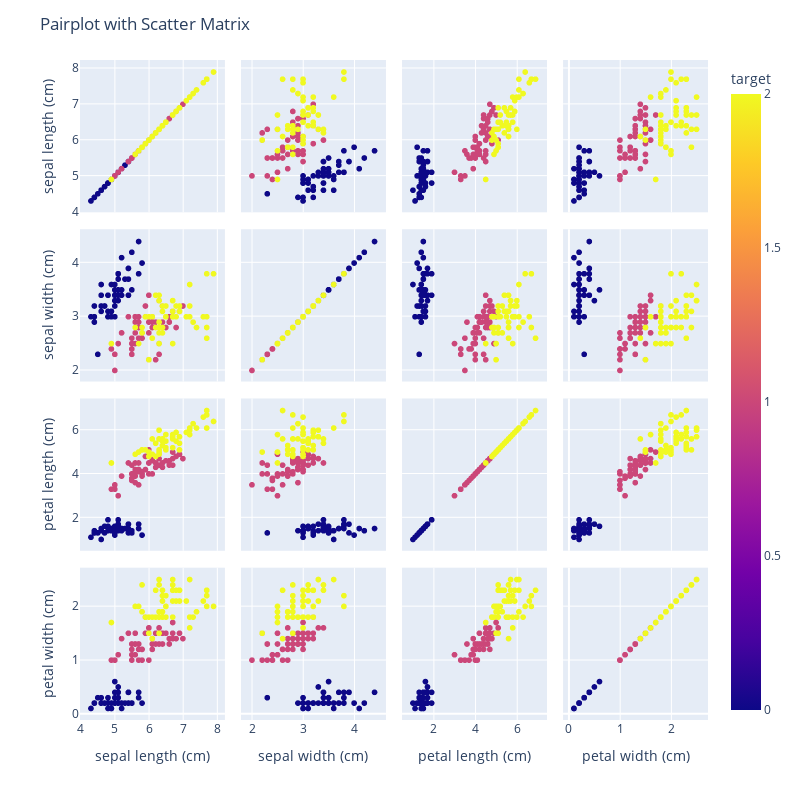
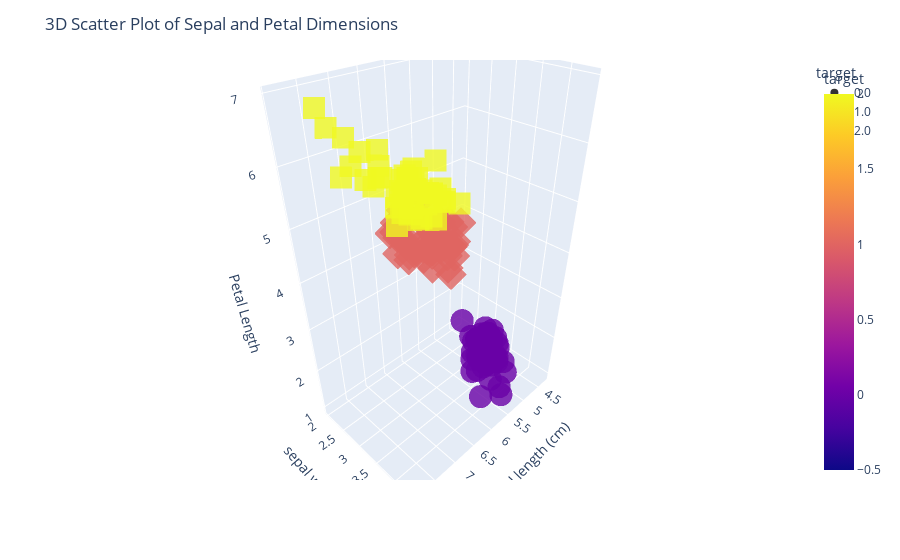

These figures' notebook cell, in order:
### Code cell
# Load the Iris dataset
iris = datasets.load_iris()

# Convert the dataset to a DataFrame for easier analysis
iris_df = pd.DataFrame(data=np.c_[iris['data'], iris['target']], columns=iris['feature_names'] + ['target'])

# Pairplot with Scatter Matrix using Plotly Express
fig = px.scatter_matrix(iris_df, dimensions=iris['feature_names'], color='target', height=800, width=800)
fig.update_layout(title='Pairplot with Scatter Matrix', font=dict(size=12))
fig.show()

# Violin Plot for feature distribution
plt.figure(figsize=(12, 8))
sns.violinplot(x='target', y='sepal length (cm)', data=iris_df, inner='quartile')
plt.title('Violin Plot of Sepal Length by Species')
plt.show()

# 3D Scatter Plot using Plotly Express
fig = px.scatter_3d(iris_df, x='sepal length (cm)', y='sepal width (cm)', z='petal length (cm)', color='target',
                    symbol='target', size_max=10, opacity=0.8)
fig.update_layout(title='3D Scatter Plot of Sepal and Petal Dimensions', scene=dict(zaxis=dict(title='Petal Length')))
fig.show()

# PairGrid with KDE plots using Seaborn
g = sns.PairGrid(iris_df, hue='target', palette='husl', height=3)
g.map_upper(sns.kdeplot)
g.map_diag(sns.histplot)
g.map_lower(sns.scatterplot)
g.add_legend(title='Species')
plt.suptitle('PairGrid with KDE plots for Iris Features', y=1.02)
plt.show()

### Figure 1 — Plotly figure (JSON) as saved in the notebook; plotly's stock layout.template omitted (floating-point values rounded to 4 significant figures; data arrays with more than 128 entries replaced by an {"elided": "..."} marker saying what was removed)
{"data": [{"dimensions": [{"axis": {"matches": true}, "label": "sepal length (cm)", "values": {"elided": "150 float values"}}, {"axis": {"matches": true}, "label": "sepal width (cm)", "values": {"elided": "150 float values"}}, {"axis": {"matches": true}, "label": "petal length (cm)", "values": {"elided": "150 float values"}}, {"axis": {"matches": true}, "label": "petal width (cm)", "values": {"elided": "150 float values"}}], "hovertemplate": "%{xaxis.title.text}=%{x}<br>%{yaxis.title.text}=%{y}<br>target=%{marker.color}<extra></extra>", "legendgroup": "", "marker": {"color": {"elided": "150 int values"}, "coloraxis": "coloraxis", "symbol": "circle"}, "name": "", "showlegend": false, "type": "splom"}], "layout": {"coloraxis": {"colorbar": {"title": {"text": "target"}}, "colorscale": [[0, "#0d0887"], [0.1111, "#46039f"], [0.2222, "#7201a8"], [0.3333, "#9c179e"], [0.4444, "#bd3786"], [0.5556, "#d8576b"], [0.6667, "#ed7953"], [0.7778, "#fb9f3a"], [0.8889, "#fdca26"], [1, "#f0f921"]]}, "dragmode": "select", "font": {"size": 12}, "height": 800, "legend": {"tracegroupgap": 0}, "margin": {"t": 60}, "title": {"text": "Pairplot with Scatter Matrix"}, "width": 800}}

### Figure 2 — Plotly figure (JSON) as saved in the notebook; plotly's stock layout.template omitted (floating-point values rounded to 4 significant figures)
{"data": [{"hovertemplate": "target=%{marker.color}<br>sepal length (cm)=%{x}<br>sepal width (cm)=%{y}<br>petal length (cm)=%{z}<extra></extra>", "legendgroup": "0.0", "marker": {"color": [0, 0, 0, 0, 0, 0, 0, 0, 0, 0, 0, 0, 0, 0, 0, 0, 0, 0, 0, 0, 0, 0, 0, 0, 0, 0, 0, 0, 0, 0, 0, 0, 0, 0, 0, 0, 0, 0, 0, 0, 0, 0, 0, 0, 0, 0, 0, 0, 0, 0], "coloraxis": "coloraxis", "opacity": 0.8, "symbol": "circle"}, "mode": "markers", "name": "0.0", "scene": "scene", "showlegend": true, "type": "scatter3d", "x": [5.1, 4.9, 4.7, 4.6, 5, 5.4, 4.6, 5, 4.4, 4.9, 5.4, 4.8, 4.8, 4.3, 5.8, 5.7, 5.4, 5.1, 5.7, 5.1, 5.4, 5.1, 4.6, 5.1, 4.8, 5, 5, 5.2, 5.2, 4.7, 4.8, 5.4, 5.2, 5.5, 4.9, 5, 5.5, 4.9, 4.4, 5.1, 5, 4.5, 4.4, 5, 5.1, 4.8, 5.1, 4.6, 5.3, 5], "y": [3.5, 3, 3.2, 3.1, 3.6, 3.9, 3.4, 3.4, 2.9, 3.1, 3.7, 3.4, 3, 3, 4, 4.4, 3.9, 3.5, 3.8, 3.8, 3.4, 3.7, 3.6, 3.3, 3.4, 3, 3.4, 3.5, 3.4, 3.2, 3.1, 3.4, 4.1, 4.2, 3.1, 3.2, 3.5, 3.6, 3, 3.4, 3.5, 2.3, 3.2, 3.5, 3.8, 3, 3.8, 3.2, 3.7, 3.3], "z": [1.4, 1.4, 1.3, 1.5, 1.4, 1.7, 1.4, 1.5, 1.4, 1.5, 1.5, 1.6, 1.4, 1.1, 1.2, 1.5, 1.3, 1.4, 1.7, 1.5, 1.7, 1.5, 1, 1.7, 1.9, 1.6, 1.6, 1.5, 1.4, 1.6, 1.6, 1.5, 1.5, 1.4, 1.5, 1.2, 1.3, 1.4, 1.3, 1.5, 1.3, 1.3, 1.3, 1.6, 1.9, 1.4, 1.6, 1.4, 1.5, 1.4]}, {"hovertemplate": "target=%{marker.color}<br>sepal length (cm)=%{x}<br>sepal width (cm)=%{y}<br>petal length (cm)=%{z}<extra></extra>", "legendgroup": "1.0", "marker": {"color": [1, 1, 1, 1, 1, 1, 1, 1, 1, 1, 1, 1, 1, 1, 1, 1, 1, 1, 1, 1, 1, 1, 1, 1, 1, 1, 1, 1, 1, 1, 1, 1, 1, 1, 1, 1, 1, 1, 1, 1, 1, 1, 1, 1, 1, 1, 1, 1, 1, 1], "coloraxis": "coloraxis", "opacity": 0.8, "symbol": "diamond"}, "mode": "markers", "name": "1.0", "scene": "scene", "showlegend": true, "type": "scatter3d", "x": [7, 6.4, 6.9, 5.5, 6.5, 5.7, 6.3, 4.9, 6.6, 5.2, 5, 5.9, 6, 6.1, 5.6, 6.7, 5.6, 5.8, 6.2, 5.6, 5.9, 6.1, 6.3, 6.1, 6.4, 6.6, 6.8, 6.7, 6, 5.7, 5.5, 5.5, 5.8, 6, 5.4, 6, 6.7, 6.3, 5.6, 5.5, 5.5, 6.1, 5.8, 5, 5.6, 5.7, 5.7, 6.2, 5.1, 5.7], "y": [3.2, 3.2, 3.1, 2.3, 2.8, 2.8, 3.3, 2.4, 2.9, 2.7, 2, 3, 2.2, 2.9, 2.9, 3.1, 3, 2.7, 2.2, 2.5, 3.2, 2.8, 2.5, 2.8, 2.9, 3, 2.8, 3, 2.9, 2.6, 2.4, 2.4, 2.7, 2.7, 3, 3.4, 3.1, 2.3, 3, 2.5, 2.6, 3, 2.6, 2.3, 2.7, 3, 2.9, 2.9, 2.5, 2.8], "z": [4.7, 4.5, 4.9, 4, 4.6, 4.5, 4.7, 3.3, 4.6, 3.9, 3.5, 4.2, 4, 4.7, 3.6, 4.4, 4.5, 4.1, 4.5, 3.9, 4.8, 4, 4.9, 4.7, 4.3, 4.4, 4.8, 5, 4.5, 3.5, 3.8, 3.7, 3.9, 5.1, 4.5, 4.5, 4.7, 4.4, 4.1, 4, 4.4, 4.6, 4, 3.3, 4.2, 4.2, 4.2, 4.3, 3, 4.1]}, {"hovertemplate": "target=%{marker.color}<br>sepal length (cm)=%{x}<br>sepal width (cm)=%{y}<br>petal length (cm)=%{z}<extra></extra>", "legendgroup": "2.0", "marker": {"color": [2, 2, 2, 2, 2, 2, 2, 2, 2, 2, 2, 2, 2, 2, 2, 2, 2, 2, 2, 2, 2, 2, 2, 2, 2, 2, 2, 2, 2, 2, 2, 2, 2, 2, 2, 2, 2, 2, 2, 2, 2, 2, 2, 2, 2, 2, 2, 2, 2, 2], "coloraxis": "coloraxis", "opacity": 0.8, "symbol": "square"}, "mode": "markers", "name": "2.0", "scene": "scene", "showlegend": true, "type": "scatter3d", "x": [6.3, 5.8, 7.1, 6.3, 6.5, 7.6, 4.9, 7.3, 6.7, 7.2, 6.5, 6.4, 6.8, 5.7, 5.8, 6.4, 6.5, 7.7, 7.7, 6, 6.9, 5.6, 7.7, 6.3, 6.7, 7.2, 6.2, 6.1, 6.4, 7.2, 7.4, 7.9, 6.4, 6.3, 6.1, 7.7, 6.3, 6.4, 6, 6.9, 6.7, 6.9, 5.8, 6.8, 6.7, 6.7, 6.3, 6.5, 6.2, 5.9], "y": [3.3, 2.7, 3, 2.9, 3, 3, 2.5, 2.9, 2.5, 3.6, 3.2, 2.7, 3, 2.5, 2.8, 3.2, 3, 3.8, 2.6, 2.2, 3.2, 2.8, 2.8, 2.7, 3.3, 3.2, 2.8, 3, 2.8, 3, 2.8, 3.8, 2.8, 2.8, 2.6, 3, 3.4, 3.1, 3, 3.1, 3.1, 3.1, 2.7, 3.2, 3.3, 3, 2.5, 3, 3.4, 3], "z": [6, 5.1, 5.9, 5.6, 5.8, 6.6, 4.5, 6.3, 5.8, 6.1, 5.1, 5.3, 5.5, 5, 5.1, 5.3, 5.5, 6.7, 6.9, 5, 5.7, 4.9, 6.7, 4.9, 5.7, 6, 4.8, 4.9, 5.6, 5.8, 6.1, 6.4, 5.6, 5.1, 5.6, 6.1, 5.6, 5.5, 4.8, 5.4, 5.6, 5.1, 5.1, 5.9, 5.7, 5.2, 5, 5.2, 5.4, 5.1]}], "layout": {"coloraxis": {"colorbar": {"title": {"text": "target"}}, "colorscale": [[0, "#0d0887"], [0.1111, "#46039f"], [0.2222, "#7201a8"], [0.3333, "#9c179e"], [0.4444, "#bd3786"], [0.5556, "#d8576b"], [0.6667, "#ed7953"], [0.7778, "#fb9f3a"], [0.8889, "#fdca26"], [1, "#f0f921"]]}, "legend": {"title": {"text": "target"}, "tracegroupgap": 0}, "margin": {"t": 60}, "scene": {"domain": {"x": [0, 1], "y": [0, 1]}, "xaxis": {"title": {"text": "sepal length (cm)"}}, "yaxis": {"title": {"text": "sepal width (cm)"}}, "zaxis": {"title": {"text": "Petal Length"}}}, "title": {"text": "3D Scatter Plot of Sepal and Petal Dimensions"}}}
